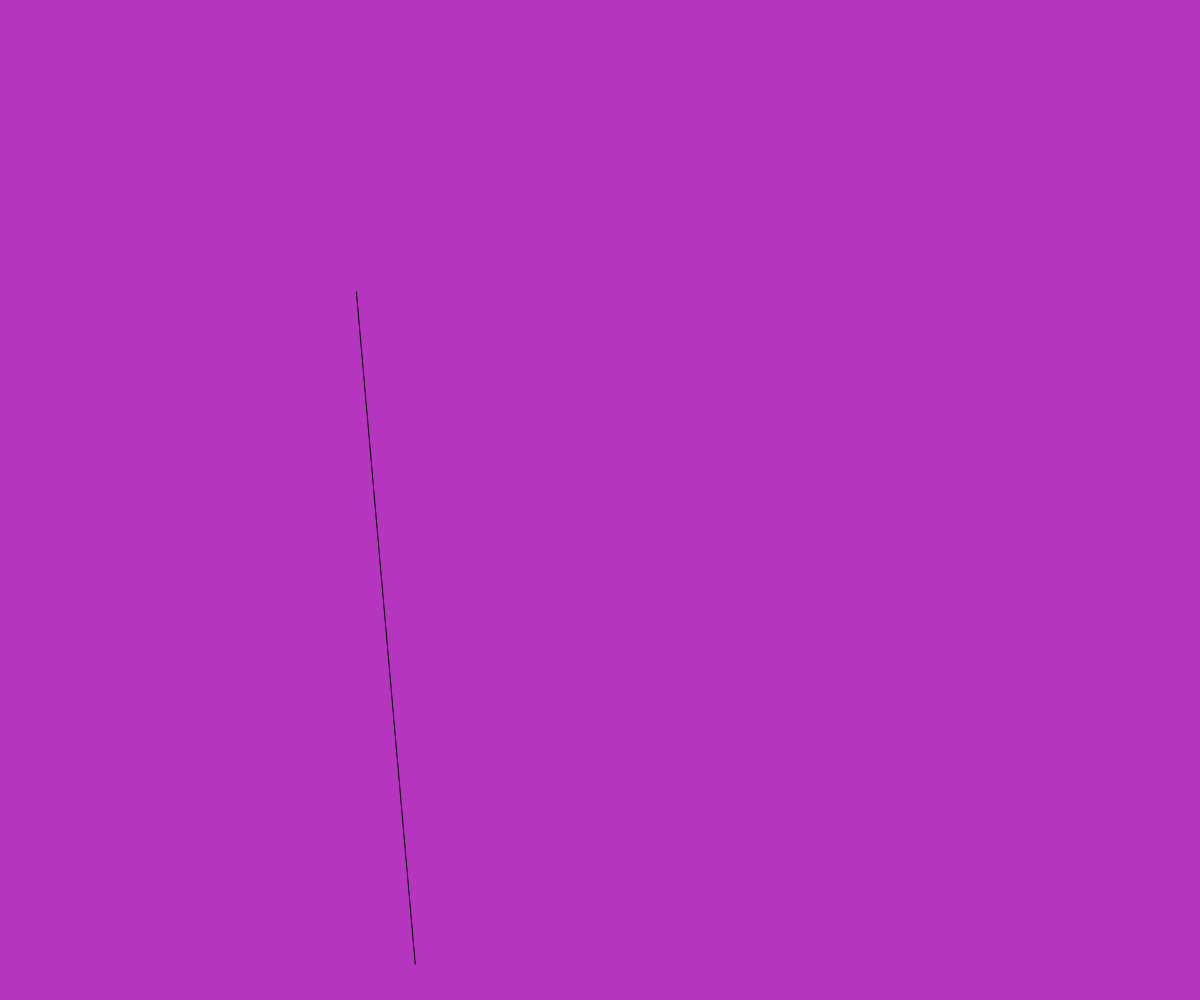
Frame 1 (no input)
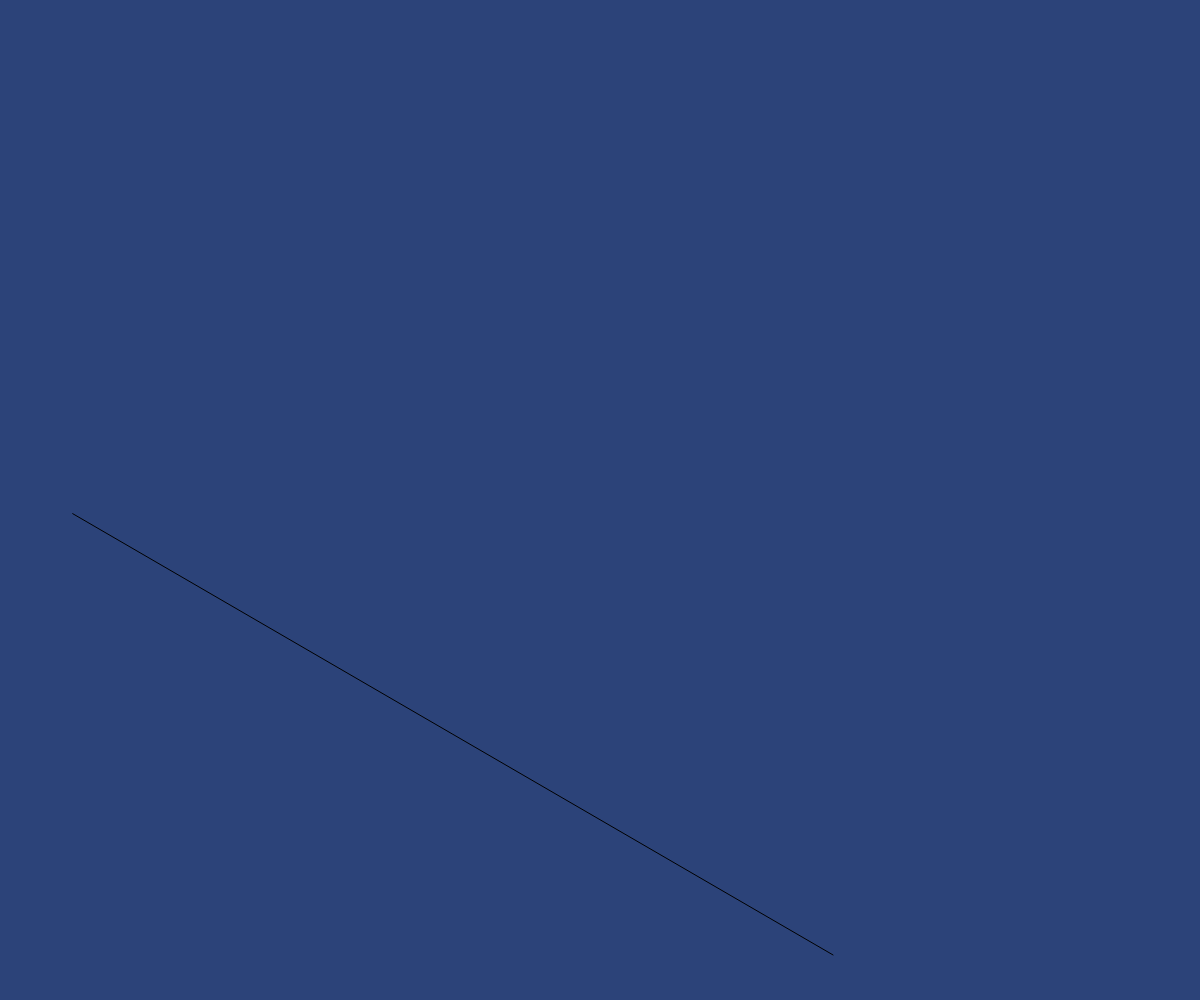
Frame 2 (the mouse pressed at the canvas centre, redrawn once)

The p5.js sketch that drew these frames (run headless with seeded random() and noise() and a simulated clock; the mouse was pressed at the canvas centre and the sketch redrawn once):

// p5.js sketch
// ── sketch.js
// here the draw loop only will run once
// refresh browser window to get new result

function setup() {
    createCanvas(windowWidth, windowHeight);
    noLoop();
}
function draw() {
    // choose a random background color
    background(random(255), random(255), random(255));
    line(random(width),random(width),random(width),random(width));
}
